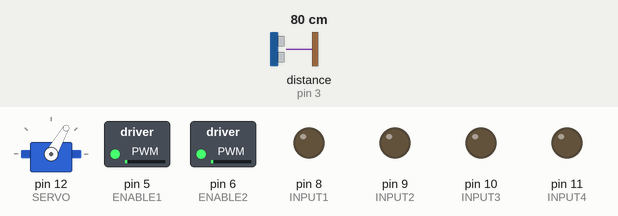
This sketch was run on a simulated Arduino Uno, built with avr-gcc and run on an emulated ATmega328P. Parts: servo, switched loads named in the sketch (green lamp = pin HIGH), output pins drawn as LEDs (lit = HIGH). Wiring (inferred from the names in the program): ultrasonic range finder: trigger pin 2; echo pin 3. The test bench sets the inputs (shaded band); at power-on: distance to the obstacle (sensor on pin 3) 80 cm. The echo pulse lasts 58.3 µs per cm; pins used as bus, display or sensor lines are not drawn.

Above: at 1.1 s.
1.3 s: distance to the obstacle (sensor on pin 3) set to 73 cm
4.3 s: distance to the obstacle (sensor on pin 3) set to 64 cm
At 4.71 s:
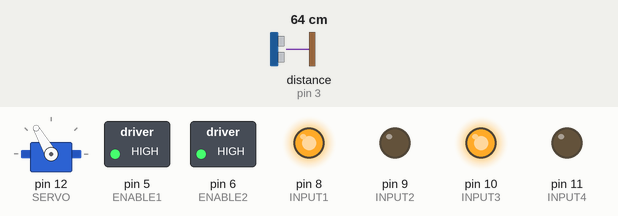
7.3 s: distance to the obstacle (sensor on pin 3) set to 28 cm
10.3 s: distance to the obstacle (sensor on pin 3) set to 23 cm
At 10.49 s:
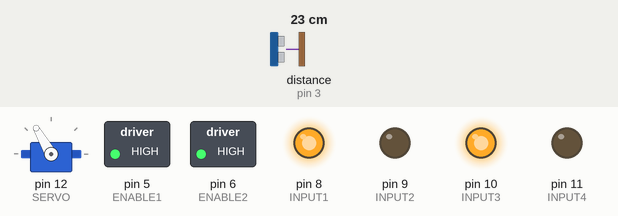
13.3 s: distance to the obstacle (sensor on pin 3) set to 17 cm
At 13.46 s:
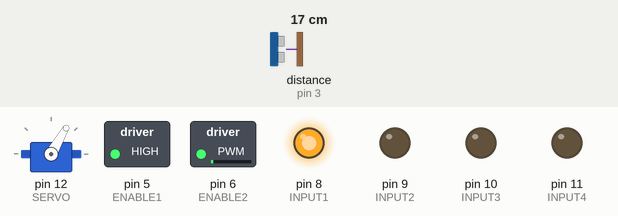
16.3 s: distance to the obstacle (sensor on pin 3) set to 13 cm
At 16.97 s:
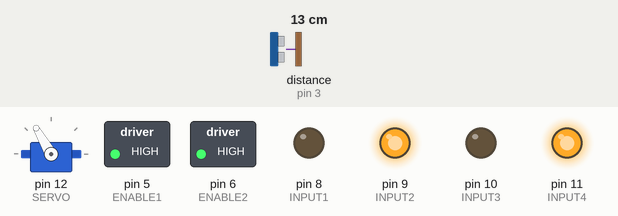
Timing chart, 0 to 20.3 s (numbered marks = the images above; inputs shaded):
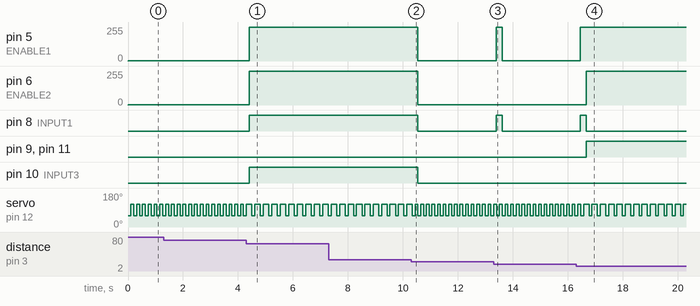

Measured:
- the behaviour switches between 70 and 69 cm on distance to the obstacle (sensor on pin 3) (found by bisection; images 0 and 1)
- the behaviour switches between 26 and 25 cm on distance to the obstacle (sensor on pin 3) (found by bisection; images 1 and 2)
- the behaviour switches between 15 and 14 cm on distance to the obstacle (sensor on pin 3) (found by bisection; images 3 and 4)
- after the input at 4.3 s, pin 5 (ENABLE1), pin 6 (ENABLE2): 1/255 → 255/255 after 0.11 s; pin 8 (INPUT1), pin 10 (INPUT3): LOW → HIGH after 0.11 s; servo on pin 12 (SERVO): alternates 120° for 0.20 s and 60° for 0.10 s, starting after 0.21 s
- after the input at 10.3 s, pin 5 (ENABLE1), pin 6 (ENABLE2): 255/255 → 1/255 after 0.25 s; pin 8 (INPUT1), pin 10 (INPUT3): HIGH → LOW after 0.25 s; servo on pin 12 (SERVO): alternates 120° for 0.10 s and 60° for 0.10 s, starting after 0.25 s
- after the input at 13.3 s, pin 5 (ENABLE1): 1/255 → 255/255 after 0.10 s, → 1/255 0.21 s later; pin 8 (INPUT1): LOW → HIGH after 0.10 s, → LOW 0.21 s later
- after the input at 16.3 s, pin 5 (ENABLE1): 1/255 → 255/255 after 0.16 s; pin 6 (ENABLE2): 1/255 → 255/255 after 0.37 s; pin 8 (INPUT1): LOW → HIGH after 0.16 s, → LOW 0.21 s later; pin 9 (INPUT2), pin 11 (INPUT4): LOW → HIGH after 0.37 s
- by itself, servo on pin 12 (SERVO): alternates 120° for 0.11 s and 60° for 0.10 s

The sketch:

Experiment_8_Follow_Me_Robot.ino
```cpp
// (licence header left out)
#include <Servo.h>

//HC-SR04 pins
const int TRIG = 2;
const int ECHO = 3;
//H-Bridge pins
const int ENABLE1 = 5;
const int INPUT1 = 8;
const int INPUT2 = 9;
const int ENABLE2 = 6;
const int INPUT3 = 10;
const int INPUT4 = 11;
//servo pin
const int SERVO = 12; //Servo on Pin 12

float distanceLeft = 0;
float distanceRight = 0;
Servo myServo;

void setup() {
  //Set up HC-SR04
  pinMode (TRIG, OUTPUT);
  pinMode (ECHO, INPUT);
  //Set H-Bridge
  pinMode (ENABLE1, OUTPUT);
  pinMode (INPUT1, OUTPUT);
  pinMode (INPUT2, OUTPUT);
  pinMode (ENABLE2, OUTPUT);
  pinMode (INPUT3, OUTPUT);
  pinMode (INPUT4, OUTPUT);
  //Force stop both motors
  brake ("left");
  brake ("right");
  myServo.attach(SERVO);
}

void loop() {
  myServo.write (60); //move servo to the left
  distanceLeft = distanceReading ();
  delay (100);
  myServo.write (120); //move servo to the right
  distanceRight = distanceReading ();
  delay (100);

  if ((distanceLeft > 70) && (distanceRight > 70)) {
    //stop and wait for object
    brake ("left");
    brake ("right");
  }  else if ((distanceLeft >= 25) && (distanceRight >= 25)) {
    //follow object
    forward ("left", 255);
    forward ("right", 255);
    delay (100);
  } else if ((distanceLeft <= 15) && (distanceRight <= 15)) {
    //back away from object
    reverse ("left", 255);
    reverse ("right", 255);
    delay (100);
  } else if ((distanceRight - 3) > distanceLeft) {
    //turn left
    forward ("right", 255);
    brake ("left");
    delay (10);
  } else if ((distanceRight + 3) < distanceLeft) {
    //turn right
    forward ("left", 255);
    brake ("right");
    delay (10);
  } else {
    brake ("left");
    brake ("right");
  }
}

void forward (String motor, int speed)
{

  if (motor == "left") {
    digitalWrite (ENABLE1, LOW); //Disable H-Bridge
    digitalWrite (INPUT1, HIGH);
    digitalWrite (INPUT2, LOW);
    analogWrite (ENABLE1, speed); //PWM to drive left motor
    Serial.println (speed);
  } else {
    digitalWrite (ENABLE2, LOW); //Disable H-Bridge
    digitalWrite (INPUT3, HIGH);
    digitalWrite (INPUT4, LOW);
    analogWrite (ENABLE2, speed); //PWM to drive right motor
    Serial.println (speed);
  }
}

//Drive motor backward at the specified speed (0 – 255)
void reverse (String motor, int speed)
{
  if (motor == "left") {
    digitalWrite (ENABLE1, LOW); //Disable H-Bridge
    digitalWrite (INPUT1, LOW);
    digitalWrite (INPUT2, HIGH);
    analogWrite (ENABLE1, speed); //PWM to drive left motor
  } else {
    digitalWrite (ENABLE2, LOW); //Disable H-Bridge
    digitalWrite (INPUT3, LOW);
    digitalWrite (INPUT4, HIGH);
    analogWrite (ENABLE2, speed); //PWM to drive right motor
  }
}

//Stop motor
void brake (String motor)
{
  if (motor == "left") {
    digitalWrite (ENABLE1, LOW); //Disable H-Bridge
    digitalWrite (INPUT1, LOW);
    digitalWrite (INPUT2, LOW);
    analogWrite (ENABLE1, HIGH); //Brake left motor
  } else {
    digitalWrite (ENABLE2, LOW); //Disable H-Bridge
    digitalWrite (INPUT3, LOW);
    digitalWrite (INPUT4, LOW);
    analogWrite (ENABLE2, HIGH); //Brake right motor
  }
}

float distanceReading () {
  float duration; //time of HC-SR04 pulse
  float distance; // calculated distance
  //Take reading from HC-SR04
  digitalWrite(TRIG, LOW);
  delayMicroseconds(2);
  digitalWrite(TRIG, HIGH);
  delayMicroseconds(10);
  digitalWrite(TRIG, LOW);
  duration = pulseIn(ECHO, HIGH);
  distance = (duration / 58);
  return distance;
}
```
